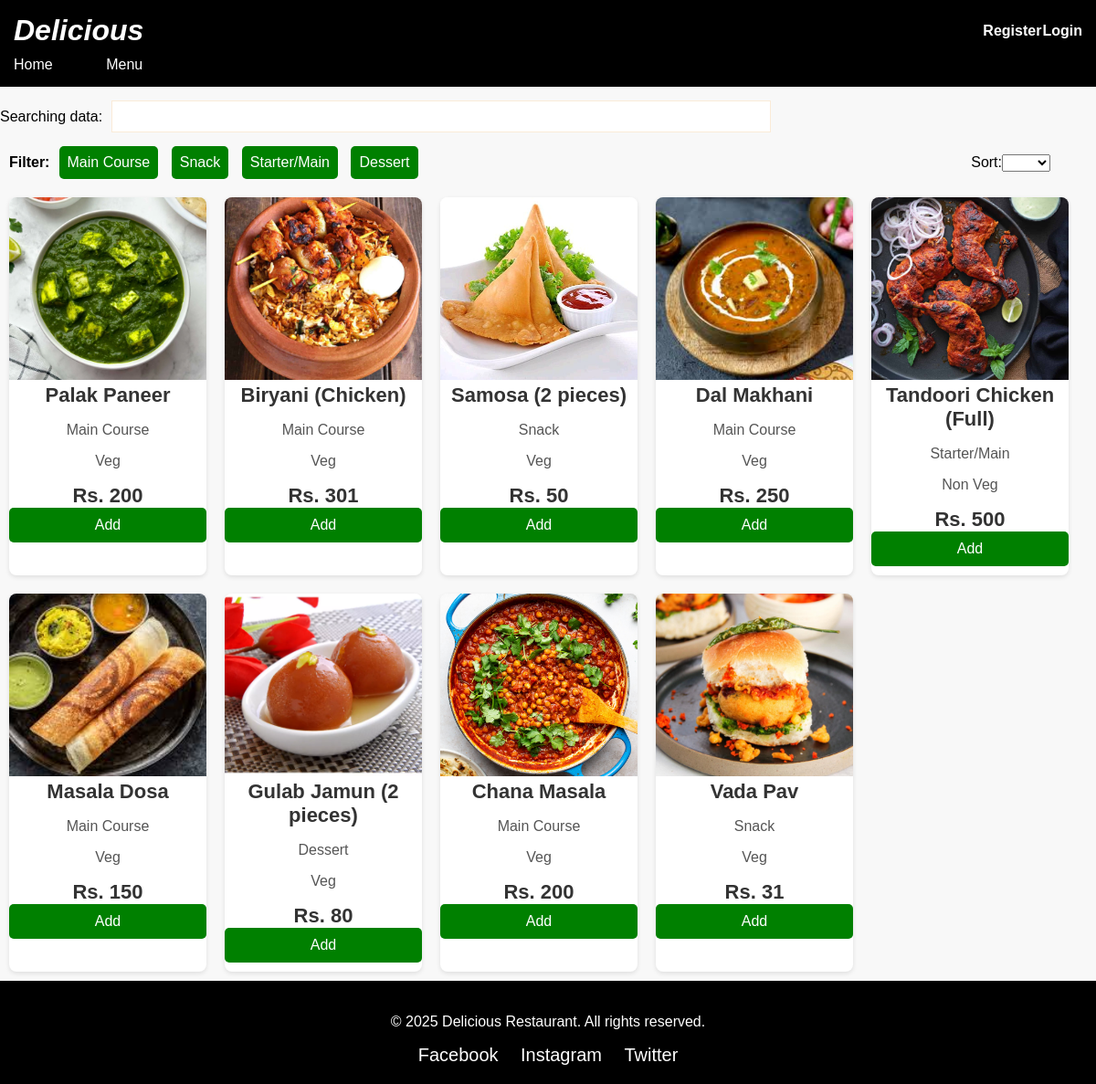
The page /owner/home/ on the database its author committed.
### owner/models.py (models this page shows, shortened)
class Dishes(models.Model):
    dish_name = models.CharField(primary_key=True, max_length=50, unique=False, validators=[validate_dish_name])
    price = models.IntegerField(default=0, validators=[MinValueValidator(1)])
    dish_category = models.CharField(max_length=50,blank=False)
    dish_image = models.ImageField(default="image.png")
    dish_sluger = models.SlugField(max_length=50, default="", null=False)
    dish_veg = models.CharField(max_length=10, choices=choices, default="Veg")
    dish_detail = models.TextField(blank=True)
    dish_quantity = models.IntegerField(validators=[MinValueValidator(1)], default=1)
    test = CustomeSortedManager()
    objects = models.Manager()
    class Meta:
        app_label="owner"

### owner/views.py (the view)
# urls.py: path("",views.home),
def home(request):
    cat = Dishes.objects.values('dish_category').distinct()[:5]
    if Orders.objects.select_related("customerName", "customerDish").filter(customerName__username=request.user.username):
        sdata = Orders.objects.select_related("customerName", "customerDish").filter(customerName__username=request.user.username, status="").values_list('customerDish__dish_sluger', flat=True)
    else:
        sdata = []
    searchdata = searching()
    if request.GET.get("searching_data"):
        search = request.GET.get("searching_data")
        search_filter = Q(dish_name__icontains=search) | Q(dish_category__icontains=search) | Q(dish_veg__iexact=search)
        data = Dishes.objects.filter(search_filter)
    elif request.GET.get("selection"):
        fil = request.GET.get("selection")
        data = Dishes.objects.filter(dish_category=fil)
    else:
        data = Dishes.objects.all()
    if request.method == 'POST':
        sor = request.POST.get("sort")
        if sor == "desc":
            data = data.order_by("-price")
        elif sor == "acen":
            data = data.order_by("price")
    return render(request, "owner/home.html", {"data": data, "cat": cat, "searching": searchdata, "sdata": sdata})

### owner/forms.py (shortened to what this page needs)
class searching(forms.Form):
    searching_data = forms.CharField(max_length=100, required=False, validators=[MinLengthValidator(1)])

### owner/templates/owner/home.html (shortened to what this page needs)
{%load static%}
<!DOCTYPE html>
<html lang="en">
<head>
    <link rel="stylesheet" href="{% static 'css/home.css'%}">
</head>
<body>
  <div>
    {% include "owner/Headerlayout.html" %}
    <div>
<form method='get'>
{{searching}}
</form>
    </div>
   <div style="display:flex;justify-content:flex-start;width:95%;align-items: center;margin:10px">
    <div>
   <h3>Filter:</h3>
    </div>
      <form method="get" style="width:inherit;">
        {% for i in cat %}
          <button type="submit" name="selection" value="{{i.dish_category}}" class="bselection">{{i.dish_category}}</button>
        {% endfor %}
      </form>
      Sort:
   <form  method="post">
      <select id="sort" name="sort" onchange="this.form.submit()">
        <option value="seclet" name="select"></option>
        <option value="desc" name="desc">Desc</option>
      </select>
    </form>
       </div>
    <span class="container">
        <span class="dish-list">
{% if data %}
            {% for i in data%}
            {% if i.dish_quantity %}
         <span class="dish-card">
            <a href='/owner/details/{{i.dish_sluger}}'>
                <img src='{{i.dish_image.url}}' alt="Pasta">
                <h3>{{i.dish_name}}</h3>
                <p>{{i.dish_category}}</p>
                <p>{{i.dish_veg}}</p>
                <h3>Rs. {{i.price}}</h3>
                <form method='post' action='{% url "owner:dish" %}'>
                  {% if not user.is_superuser %}
                {% if i.dish_sluger in sdata %}
                  <button disabled>Added</button>
                  {% else %}
                  <button>Add</button>
                  {% endif %}
                  {% else %}
                  <input name="dishDelete" value={{i.dish_sluger}} type='text' hidden/>
                  <button>Delete</button>
                  {% endif %}
              </form>
            </span></a>
            {% endif %}
            {% endfor %}
  {% else %}
  <h1 style="padding:20px;">Not found </h1>
            {% endif %}
        </span>
    </span></div>
   <div>
    {% include "owner/footer.html" %}
   </div>
</body>
</html>

### owner/templates/owner/Headerlayout.html
<div>
    <header>
        <div class="header-content">
            <a href="{% url 'owner:homepage' %}">
                <h1>Delicious</h1>
            </a>
            <div style="display: flex;justify-content: flex-end; gap: 1%;">
                {% if user.is_authenticated %}
                    <h3>Welcome, {{ user.username }}</h3>
                    {% if user.is_superuser %}
                        <h4><a href="{% url 'owner:dashboard' %}">Dashboard</a></h4>
                    {% else %}
                        <h4><a href="{% url 'owner:cart' %}">Cart</a></h4>
                        <h4><a href="{% url 'owner:hisorder' %}">Previous Orders</a></h4>
                    {% endif %}
                    <h4><a href="{% url 'owner:logout' %}">Logout</a></h4>
                {% else %}
                    <h4><a href="{% url 'owner:register' %}">Register</a></h4>
                    <h4><a href="{% url 'owner:login' %}">Login</a></h4>
                {% endif %}
            </div>
        </div>
        <div        style="display: flex; justify-content:flex-start; gap:5%; padding-top: 10px;">
          <a href='{% url "owner:homepage" %}'><div>Home</div></a>
          <a href='{% url "owner:home" %}'><div>Menu</div></a>
        </div>
    </header>
</div>

### owner/templates/owner/footer.html (shortened to what this page needs)
<div class="footer">
    <p>&copy; 2025 Delicious Restaurant. All rights reserved.</p>
    <div class="social-icons">
        <a href="https://facebook.com" target="_blank">Facebook</a>
        <a href="https://instagram.com" target="_blank">Instagram</a>
        <a href="https://twitter.com" target="_blank">Twitter</a>
    </div>
</div>

### static/css/home.css (style rules this page uses)
body { font-family: Arial, sans-serif; margin: 0; padding: 0; background-color: #f8f8f8; }
header { background-color: #333; color: white; padding: 15px; text-align: center; }
.container { width: auto; margin: 30px auto; }
.dish-list { display: flex; flex-wrap: wrap; }
.dish-card { background-color: #fff; box-shadow: 0 2px 5px rgba(0, 0, 0, 0.1); width: 18%; margin: 10px; border-radius: 8px; overflow: hidden; text-align: center; }
.dish-card img { width: 100%; height: 200px; object-fit: cover; }
.dish-card h3 { font-size: 22px; color: #333; }
.dish-card p { font-size: 16px; color: #555; }
.dish-card button { background-color: green; color: white; border: none; padding: 10px 20px; cursor: pointer; font-size: 16px; border-radius: 5px; margin-bottom: 10px; transition: background-color 0.3s; width: 100%; }
h4 { color: black; }
#id_searching_data { width: 60%; padding: 8px 0px; border: 1px solid antiquewhite; font-size: 15px; margin: 5px; color: green; }
.bselection { background-color: green; color: white; border: none; padding: 9px; cursor: pointer; font-size: 16px; border-radius: 5px; margin-left: 1%; transition: background-color 0.3s; }
header { background-color: black; color: white; padding: 15px; margin-bottom: 10px; text-align: center; }
.header-content { display: flex; justify-content: space-between; align-items: center; width: 100%; margin: 0 auto; }
h1 { margin: 0; font-style: italic; }
h4, h3 { margin: 0; font-size: 16px; }
a { text-decoration: none; color: white; }

### owner/templates/owner/footer.html (style rules this page uses)
.footer { background-color: black; color: white; padding: 20px 0px 20px 0px; text-align: center; width: 100%; }
.footer a { color: white; text-decoration: none; }
.footer .social-icons { margin-top: 10px; }
.footer .social-icons a { margin: 0 10px; font-size: 20px; }

### rows shown on the page
Dishes: dish_image (picture), dish_name "Palak Paneer", dish_category "Main Course", dish_veg "Veg", price "200"
Dishes: dish_image (picture), dish_name "Biryani (Chicken)", dish_category "Main Course", dish_veg "Veg", price "301"
Dishes: dish_image (picture), dish_name "Samosa (2 pieces)", dish_category "Snack", dish_veg "Veg", price "50"
Dishes: dish_image (picture), dish_name "Dal Makhani", dish_category "Main Course", dish_veg "Veg", price "250"
Dishes: dish_image (picture), dish_name "Tandoori Chicken (Full)", dish_category "Starter/Main", dish_veg "Non Veg", price "500"
Dishes: dish_image (picture), dish_name "Masala Dosa", dish_category "Main Course", dish_veg "Veg", price "150"
Dishes: dish_image (picture), dish_name "Gulab Jamun (2 pieces)", dish_category "Dessert", dish_veg "Veg", price "80"
Dishes: dish_image (picture), dish_name "Chana Masala", dish_category "Main Course", dish_veg "Veg", price "200"
Dishes: dish_image (picture), dish_name "Vada Pav", dish_category "Snack", dish_veg "Veg", price "31"

### other values the page prints
{{ i.dish_category }} "Main Course" "Snack" "Starter/Main" "Dessert"
